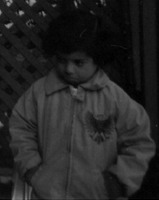
#> input picture Pertemuan 2/WhatsApp Image 2024-03-20 at 13.59.42_9387d6fe.jpg, 159 x 200 px, given in place of singa.png, which was not available
$ jupyter execute --allow-errors Deteksi_tepi.ipynb   (older library calls are emulated)   (text cells are left out)
#> lines starting #> are read from the running program, lines starting #| are printed output that depends on the picture; after the words box and inside, x2 and y2 are one past the last pixel; in counts of white or black regions, pixels touching at a corner belong together; pictures that were not available may be replaced by others from this repository, and a replacement may not be noted
[cell 1]
import cv2
import numpy as np
from google.colab import files
from matplotlib import pyplot as plt
from google.colab.patches import cv2_imshow

[cell 2]
uplot = files.upload()
#> the answer given: WhatsApp Image 2024-03-20 at 13.59.42_9387d6fe.jpg

[cell 3]
citra = cv2.imread('singa.png')
#> citra is the input picture: shape (200, 159, 3); min 0, max 146, mean 36.2
cv2_imshow(citra)

[cell 4]
abu2 = cv2.cvtColor(citra, cv2.COLOR_BGR2GRAY)

[cell 5]
#untuk hasil canny yg lbh halus
#abu = cv2.GaussianBlur(citra,(5,5),0)

[cell 6]
canny = cv2.Canny(image=abu2, threshold1=100, threshold2=200)
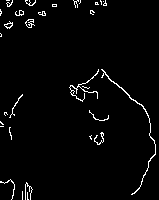
#> canny: shape (200, 159); 2.6% white in thin lines or dots

laplace = cv2.Laplacian(abu2, cv2.CV_64F)
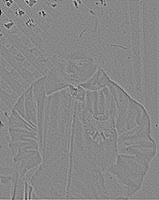
#> laplace: shape (200, 159) float64; min -163, max 144, mean 0; drawn with min black and max white

[cell 7]
result = np.hstack((canny, laplace))
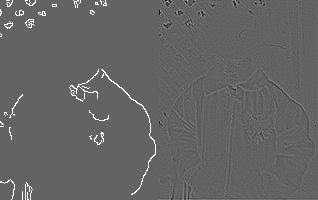
#> result: shape (200, 318) float64; min -163, max 255, mean 3.3; drawn with min black and max white
cv2_imshow(result)

[cell 8]
sobelx = cv2.Sobel(abu2,cv2.CV_64F,1,0,ksize=3)
sobely = cv2.Sobel(abu2,cv2.CV_64F,0,1,ksize=3)
#magnitude
sobelxy = np.sqrt(sobelx**2 + sobely**2)
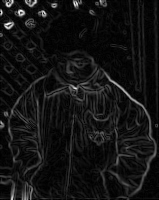
#> sobelxy: shape (200, 159) float64; min 0, max 421.3, mean 33.1; drawn with min black and max white

[cell 9]
result = np.hstack((sobely, sobelx, sobelxy))
#> result: shape (200, 477) float64
cv2_imshow(result)

[cell 10]
kernelx = np.array([[1,1,1],[0,0,0],[-1,-1,-1]])
kernely = np.array([[-1,0,1],[-1,0,1],[-1,0,1]])

prewittx = cv2.filter2D(abu2, -1, kernelx)
prewitty = cv2.filter2D(abu2, -1, kernely)
prewittxy = prewittx + prewitty
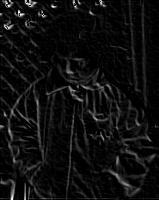
#> prewittxy: shape (200, 159); min 0, max 255, mean 14.6

[cell 11]
result = np.hstack((prewitty,prewittx, prewittxy))
cv2_imshow(result)

[cell 12]
cross_v = np.array([[1, 0],[0,-1]])
cross_h = np.array([[0, 1],[-1, 0]])

robertx = cv2.filter2D(abu2, -1, cross_h)
roberty = cv2.filter2D(abu2, -1, cross_v)
robertxy = robertx  + roberty

[cell 13]
result = np.hstack((roberty,robertx, robertxy))
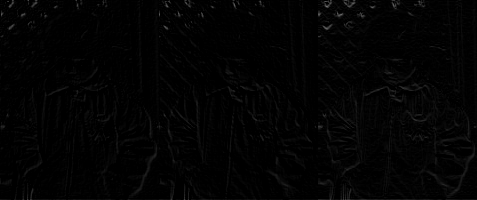
#> result: shape (200, 477); min 0, max 116, mean 3.1
cv2_imshow(result)

[cell 14]
scharr_X = cv2.Scharr(abu2, cv2.CV_64F, 1, 0)
scharr_Y = cv2.Scharr(abu2, cv2.CV_64F, 0, 1)
scharr_XY = scharr_X + scharr_Y
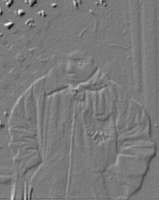
#> scharr_XY: shape (200, 159) float64; min -2152, max 2312, mean -2.6; drawn with min black and max white

[cell 15]
result = np.hstack((scharr_X, scharr_Y, scharr_XY))
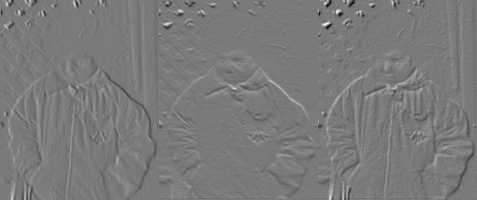
#> result: shape (200, 477) float64; min -2152, max 2312, mean -1.8; drawn with min black and max white
cv2_imshow(result)

[cell 16]
h1 = np.array([[5, -3, -3], [5, 0, -3], [5, -3, -3]], dtype=np.float32)/ 15
h2 = np.array([[-3, -3, 5], [-3, 0, 5], [-3, -3, 5]], dtype=np.float32) / 15
h3 = np.array([[-3, -3, -3], [5, 0, -3], [5, 5, -3]], dtype=np.float32) / 15
h4 = np.array([[-3, 5, 5], [-3, 0, 5], [-3, -3, -3]], dtype=np.float32) / 15
h5 = np.array([[-3, -3, -3], [-3, 0, -3], [5, 5, 5]], dtype=np.float32) / 15
h6 = np.array([[5, 5, 5], [-3, 0, -3], [-3, -3, -3]], dtype=np.float32) / 15
h7 = np.array([[-3, -3, -3], [-3, 0, 5], [-3, 5, 5]], dtype=np.float32) / 15
h8 = np.array([[5, 5, -3], [5, 0, -3], [-3, -3, -3]], dtype=np.float32) / 15
new1 = cv2.filter2D(abu2, -1, h1)
new2 = cv2.filter2D(abu2, -1, h2)
new3 = cv2.filter2D(abu2, -1, h3)
new4 = cv2.filter2D(abu2, -1, h4)
new5 = cv2.filter2D(abu2, -1, h5)
new6 = cv2.filter2D(abu2, -1, h6)
new7 = cv2.filter2D(abu2, -1, h7)
new8 = cv2.filter2D(abu2, -1, h8)

[cell 17]
kirsch = new1 + new2 + new3 + new4 + new5 + new6 + new7 + new8

#> (a cell that did not finish here is left out)

[cell 19]
cv2_imshow(kirsch)

[cell 20]
h1 = np.array([[-1, -2, -1], [0, 0, 0], [1, 2, 1]], dtype=np.float32)/ 15
h2 = np.array([[0, -1, -2], [1, 0, -1], [2, 1, 0]], dtype=np.float32) / 15
h3 = np.array([[1, 0, -1], [2, 0, -2], [1,0, -1]], dtype=np.float32) / 15
h4 = np.array([[2, 1, 0], [1, 0, -1], [0, -1, -2]], dtype=np.float32) / 15
h5 = np.array([[1, 2, 1], [0, 0, 0], [-1, -2, -1]], dtype=np.float32) / 15
h6 = np.array([[0, 1, 2], [-1, 0, 1], [-2, -1, 0]], dtype=np.float32) / 15
h7 = np.array([[-1, 0, 1], [-2, 0, 2], [-1, 0, 1]], dtype=np.float32) / 15
h8 = np.array([[-2, -1, 0], [-1, 0, 1], [0, 1, 2]], dtype=np.float32) / 15
new1 = cv2.filter2D(abu2, -1, h1)
new2 = cv2.filter2D(abu2, -1, h2)
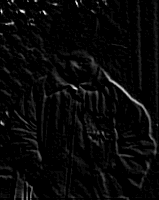
#> new2: shape (200, 159); min 0, max 24, mean 0.8; drawn with min black and max white
new3 = cv2.filter2D(abu2, -1, h3)
new4 = cv2.filter2D(abu2, -1, h4)
new5 = cv2.filter2D(abu2, -1, h5)
new6 = cv2.filter2D(abu2, -1, h6)
new7 = cv2.filter2D(abu2, -1, h7)
new8 = cv2.filter2D(abu2, -1, h8)

[cell 21]
robinson = new1 + new2 + new3 + new4 + new5 + new6 + new7 + new8

[cell 22]
cv2_imshow(robinson)

[cell 23]
images = [new1, new2, new3, new4, new5, new6, new7, new8]

plt.figure(figsize=(20,10))
for i in range(8):
    plt.subplot(2,4,i+1), plt.imshow(images[i], cmap='gray'), plt.axis('off')

#> (a cell that did not finish here is left out)

[cell 25]
ret, thresh1 = cv2.threshold(abu2, 127, 255, cv2.THRESH_BINARY)
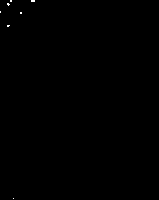
#> thresh1: shape (200, 159); 0.09% white in thin lines or dots, all inside (x1, y1, x2, y2) = (0, 0, 35, 199)
